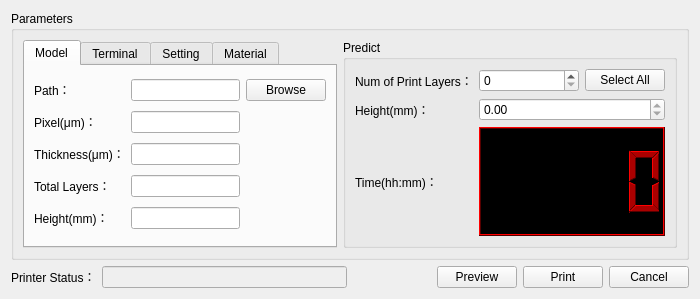
<?xml version="1.0" encoding="UTF-8"?>
<ui version="4.0">
 <class>PrintWindow</class>
 <widget class="QWidget" name="PrintWindow">
  <property name="geometry">
   <rect>
    <x>0</x>
    <y>0</y>
    <width>700</width>
    <height>299</height>
   </rect>
  </property>
  <property name="maximumSize">
   <size>
    <width>700</width>
    <height>299</height>
   </size>
  </property>
  <property name="windowTitle">
   <string>Print</string>
  </property>
  <layout class="QGridLayout" name="gridLayout_5">
   <item row="0" column="0" colspan="2">
    <widget class="QGroupBox" name="groupBox">
     <property name="toolTip">
      <string>参数</string>
     </property>
     <property name="title">
      <string>Parameters</string>
     </property>
     <layout class="QHBoxLayout" name="horizontalLayout_4">
      <item>
       <widget class="QTabWidget" name="tabWidgetPrinter">
        <property name="toolTip">
         <string/>
        </property>
        <property name="currentIndex">
         <number>0</number>
        </property>
        <widget class="QWidget" name="tab_2">
         <property name="toolTip">
          <string>模型</string>
         </property>
         <attribute name="title">
          <string>Model</string>
         </attribute>
         <layout class="QGridLayout" name="gridLayout">
          <item row="0" column="0">
           <widget class="QLabel" name="label_12">
            <property name="toolTip">
             <string>路径</string>
            </property>
            <property name="text">
             <string>Path：</string>
            </property>
           </widget>
          </item>
          <item row="0" column="1">
           <widget class="QLineEdit" name="lineEditName">
            <property name="enabled">
             <bool>true</bool>
            </property>
            <property name="readOnly">
             <bool>true</bool>
            </property>
           </widget>
          </item>
          <item row="0" column="2">
           <widget class="QPushButton" name="pushButtonBrowse">
            <property name="toolTip">
             <string>浏览</string>
            </property>
            <property name="text">
             <string>Browse</string>
            </property>
           </widget>
          </item>
          <item row="1" column="0">
           <widget class="QLabel" name="label_2">
            <property name="toolTip">
             <string>像素精度</string>
            </property>
            <property name="text">
             <string>Pixel(μm)：</string>
            </property>
           </widget>
          </item>
          <item row="1" column="1">
           <widget class="QLineEdit" name="lineEditXYPixelSizeMicrons">
            <property name="enabled">
             <bool>true</bool>
            </property>
            <property name="readOnly">
             <bool>true</bool>
            </property>
           </widget>
          </item>
          <item row="2" column="0">
           <widget class="QLabel" name="label_3">
            <property name="toolTip">
             <string>切片厚度</string>
            </property>
            <property name="text">
             <string>Thickness(μm)：</string>
            </property>
           </widget>
          </item>
          <item row="2" column="1">
           <widget class="QLineEdit" name="lineEditZSizeMicrons">
            <property name="enabled">
             <bool>true</bool>
            </property>
            <property name="toolTip">
             <string>切片厚度</string>
            </property>
            <property name="readOnly">
             <bool>true</bool>
            </property>
           </widget>
          </item>
          <item row="3" column="0">
           <widget class="QLabel" name="label_10">
            <property name="toolTip">
             <string>层数</string>
            </property>
            <property name="text">
             <string>Total Layers：</string>
            </property>
           </widget>
          </item>
          <item row="3" column="1">
           <widget class="QLineEdit" name="lineEditNumOfLayers">
            <property name="enabled">
             <bool>true</bool>
            </property>
            <property name="readOnly">
             <bool>true</bool>
            </property>
           </widget>
          </item>
          <item row="4" column="0">
           <widget class="QLabel" name="label_11">
            <property name="toolTip">
             <string>高度</string>
            </property>
            <property name="text">
             <string>Height(mm)：</string>
            </property>
           </widget>
          </item>
          <item row="4" column="1">
           <widget class="QLineEdit" name="lineEditZHeight">
            <property name="enabled">
             <bool>true</bool>
            </property>
            <property name="readOnly">
             <bool>true</bool>
            </property>
           </widget>
          </item>
         </layout>
        </widget>
        <widget class="QWidget" name="tab">
         <property name="toolTip">
          <string>终端操作</string>
         </property>
         <attribute name="title">
          <string>Terminal</string>
         </attribute>
         <layout class="QGridLayout" name="gridLayout_3">
          <item row="0" column="0">
           <widget class="QLabel" name="label_30">
            <property name="toolTip">
             <string>电机位置</string>
            </property>
            <property name="text">
             <string>Position：</string>
            </property>
           </widget>
          </item>
          <item row="0" column="1">
           <widget class="QLineEdit" name="lineEditTgtPos">
            <property name="enabled">
             <bool>true</bool>
            </property>
            <property name="maximumSize">
             <size>
              <width>71</width>
              <height>16777215</height>
             </size>
            </property>
            <property name="toolTip">
             <string>目标位置</string>
            </property>
           </widget>
          </item>
          <item row="0" column="2">
           <widget class="QPushButton" name="pushButtonStop">
            <property name="toolTip">
             <string>电机停止</string>
            </property>
            <property name="text">
             <string>Stop</string>
            </property>
           </widget>
          </item>
          <item row="1" column="1">
           <widget class="QPushButton" name="pushButtonCmdReset">
            <property name="toolTip">
             <string>传感器的位置</string>
            </property>
            <property name="text">
             <string>Find Sensor</string>
            </property>
           </widget>
          </item>
          <item row="1" column="2">
           <widget class="QPushButton" name="pushButtonFindHomePos">
            <property name="toolTip">
             <string>零点位置</string>
            </property>
            <property name="text">
             <string>Find Home</string>
            </property>
           </widget>
          </item>
          <item row="2" column="0">
           <widget class="QLabel" name="label">
            <property name="toolTip">
             <string>投影仪</string>
            </property>
            <property name="text">
             <string>Projector：</string>
            </property>
           </widget>
          </item>
          <item row="2" column="1">
           <widget class="QPushButton" name="pushButtonProjPowerON">
            <property name="toolTip">
             <string>开</string>
            </property>
            <property name="text">
             <string>ON</string>
            </property>
           </widget>
          </item>
          <item row="2" column="2">
           <widget class="QPushButton" name="pushButtonProjPowerOFF">
            <property name="toolTip">
             <string>关</string>
            </property>
            <property name="text">
             <string>OFF</string>
            </property>
           </widget>
          </item>
          <item row="3" column="0">
           <widget class="QLabel" name="label_6">
            <property name="toolTip">
             <string>遮光板</string>
            </property>
            <property name="text">
             <string>Board：</string>
            </property>
           </widget>
          </item>
          <item row="3" column="1">
           <widget class="QPushButton" name="pushButtonBoardON">
            <property name="toolTip">
             <string>开</string>
            </property>
            <property name="text">
             <string>ON</string>
            </property>
           </widget>
          </item>
          <item row="3" column="2">
           <widget class="QPushButton" name="pushButtonBoardOFF">
            <property name="toolTip">
             <string>关</string>
            </property>
            <property name="text">
             <string>OFF</string>
            </property>
           </widget>
          </item>
          <item row="4" column="0">
           <widget class="QCheckBox" name="checkBox">
            <property name="toolTip">
             <string>重设零点</string>
            </property>
            <property name="text">
             <string>Reaset Home</string>
            </property>
           </widget>
          </item>
          <item row="4" column="1">
           <widget class="QLineEdit" name="lineEditHomePos">
            <property name="enabled">
             <bool>false</bool>
            </property>
            <property name="maximumSize">
             <size>
              <width>71</width>
              <height>16777215</height>
             </size>
            </property>
            <property name="toolTip">
             <string>感应器以下的位置为零点</string>
            </property>
           </widget>
          </item>
          <item row="4" column="2">
           <widget class="QPushButton" name="pushButtonResetHomePos">
            <property name="enabled">
             <bool>false</bool>
            </property>
            <property name="toolTip">
             <string>设置零点</string>
            </property>
            <property name="text">
             <string>Reset</string>
            </property>
           </widget>
          </item>
         </layout>
        </widget>
        <widget class="QWidget" name="tab_3">
         <property name="toolTip">
          <string>打印设置</string>
         </property>
         <attribute name="title">
          <string>Setting</string>
         </attribute>
         <layout class="QGridLayout" name="gridLayout_2">
          <item row="0" column="0">
           <layout class="QHBoxLayout" name="horizontalLayout_8">
            <item>
             <widget class="QLabel" name="label_14">
              <property name="toolTip">
               <string>电机上升速度</string>
              </property>
              <property name="text">
               <string>Raise Speed(r/min)</string>
              </property>
             </widget>
            </item>
            <item>
             <widget class="QSpinBox" name="spinBoxRaiseSpd1">
              <property name="maximum">
               <number>130</number>
              </property>
              <property name="value">
               <number>130</number>
              </property>
             </widget>
            </item>
           </layout>
          </item>
          <item row="1" column="0">
           <layout class="QHBoxLayout" name="horizontalLayout_7">
            <item>
             <widget class="QLabel" name="label_16">
              <property name="toolTip">
               <string>电机下降速度</string>
              </property>
              <property name="text">
               <string>Lower Speed(r/min)</string>
              </property>
             </widget>
            </item>
            <item>
             <widget class="QSpinBox" name="spinBoxLowerSpd1">
              <property name="maximum">
               <number>130</number>
              </property>
              <property name="value">
               <number>130</number>
              </property>
             </widget>
            </item>
           </layout>
          </item>
          <item row="2" column="0">
           <layout class="QHBoxLayout" name="horizontalLayout_6">
            <item>
             <widget class="QLabel" name="label_15">
              <property name="toolTip">
               <string>额外高度</string>
              </property>
              <property name="text">
               <string>Extra height(mm)</string>
              </property>
             </widget>
            </item>
            <item>
             <widget class="QDoubleSpinBox" name="doubleSpinBoxOverlift1">
              <property name="maximum">
               <double>9.000000000000000</double>
              </property>
              <property name="value">
               <double>4.000000000000000</double>
              </property>
             </widget>
            </item>
           </layout>
          </item>
          <item row="3" column="0">
           <layout class="QHBoxLayout" name="horizontalLayout_5">
            <item>
             <widget class="QLabel" name="label_21">
              <property name="toolTip">
               <string>停留时间</string>
              </property>
              <property name="text">
               <string>Residence(sec)</string>
              </property>
             </widget>
            </item>
            <item>
             <widget class="QDoubleSpinBox" name="doubleSpinBoxBreathe1">
              <property name="maximum">
               <double>60.000000000000000</double>
              </property>
              <property name="value">
               <double>1.500000000000000</double>
              </property>
             </widget>
            </item>
           </layout>
          </item>
          <item row="4" column="0">
           <layout class="QHBoxLayout" name="horizontalLayout_9">
            <item>
             <widget class="QPushButton" name="pushButtonRestoreDefaults">
              <property name="toolTip">
               <string>默认值</string>
              </property>
              <property name="text">
               <string>Default</string>
              </property>
             </widget>
            </item>
           </layout>
          </item>
         </layout>
        </widget>
        <widget class="QWidget" name="tab_4">
         <property name="toolTip">
          <string>材料设置</string>
         </property>
         <attribute name="title">
          <string>Material</string>
         </attribute>
         <layout class="QGridLayout" name="gridLayout_6">
          <item row="1" column="0">
           <widget class="QLabel" name="label_13">
            <property name="toolTip">
             <string>固定层曝光时间</string>
            </property>
            <property name="text">
             <string>Attach Exposure(sec):</string>
            </property>
           </widget>
          </item>
          <item row="2" column="0">
           <widget class="QLabel" name="label_18">
            <property name="toolTip">
             <string>固定层数</string>
            </property>
            <property name="text">
             <string>Num of Attach Layers：</string>
            </property>
           </widget>
          </item>
          <item row="3" column="0">
           <widget class="QLabel" name="label_19">
            <property name="toolTip">
             <string>固话曝光时间</string>
            </property>
            <property name="text">
             <string>Exposure(sec):</string>
            </property>
           </widget>
          </item>
          <item row="1" column="1">
           <widget class="QDoubleSpinBox" name="doubleSpinBoxTattachMS">
            <property name="maximum">
             <double>20.000000000000000</double>
            </property>
            <property name="value">
             <double>10.000000000000000</double>
            </property>
           </widget>
          </item>
          <item row="2" column="1">
           <widget class="QSpinBox" name="spinBoxNumAttach">
            <property name="maximum">
             <number>10</number>
            </property>
            <property name="value">
             <number>2</number>
            </property>
           </widget>
          </item>
          <item row="3" column="1">
           <widget class="QDoubleSpinBox" name="doubleSpinBoxTbaseMS">
            <property name="maximum">
             <double>20.000000000000000</double>
            </property>
            <property name="value">
             <double>3.000000000000000</double>
            </property>
           </widget>
          </item>
          <item row="4" column="1">
           <widget class="QDoubleSpinBox" name="doubleSpinBoxToverMS">
            <property name="maximum">
             <double>5.000000000000000</double>
            </property>
            <property name="value">
             <double>1.000000000000000</double>
            </property>
           </widget>
          </item>
          <item row="0" column="1">
           <widget class="QComboBox" name="comboBoxMaterial">
            <property name="currentIndex">
             <number>0</number>
            </property>
            <item>
             <property name="text">
              <string>200</string>
             </property>
            </item>
            <item>
             <property name="text">
              <string>160</string>
             </property>
            </item>
            <item>
             <property name="text">
              <string>150</string>
             </property>
            </item>
            <item>
             <property name="text">
              <string>130</string>
             </property>
            </item>
            <item>
             <property name="text">
              <string>100</string>
             </property>
            </item>
            <item>
             <property name="text">
              <string>80</string>
             </property>
            </item>
            <item>
             <property name="text">
              <string>50</string>
             </property>
            </item>
            <item>
             <property name="text">
              <string>30</string>
             </property>
            </item>
            <item>
             <property name="text">
              <string>20</string>
             </property>
            </item>
            <item>
             <property name="text">
              <string>10</string>
             </property>
            </item>
           </widget>
          </item>
          <item row="0" column="0">
           <widget class="QLabel" name="label_4">
            <property name="toolTip">
             <string>切片厚度</string>
            </property>
            <property name="text">
             <string>Thickness(μm)：</string>
            </property>
           </widget>
          </item>
          <item row="4" column="0">
           <widget class="QLabel" name="label_17">
            <property name="toolTip">
             <string>周边曝光时间（边缘处理）</string>
            </property>
            <property name="text">
             <string>Perimeter Exposure(s):</string>
            </property>
           </widget>
          </item>
         </layout>
        </widget>
       </widget>
      </item>
      <item>
       <widget class="QGroupBox" name="groupBox_2">
        <property name="maximumSize">
         <size>
          <width>350</width>
          <height>16777215</height>
         </size>
        </property>
        <property name="toolTip">
         <string>预估</string>
        </property>
        <property name="title">
         <string>Predict</string>
        </property>
        <layout class="QGridLayout" name="gridLayout_4">
         <item row="0" column="0">
          <widget class="QLabel" name="label_9">
           <property name="toolTip">
            <string>打印层数</string>
           </property>
           <property name="text">
            <string>Num of Print Layers：</string>
           </property>
          </widget>
         </item>
         <item row="0" column="1">
          <layout class="QHBoxLayout" name="horizontalLayout_2">
           <item>
            <widget class="QSpinBox" name="spinBoxLayersToPrint">
             <property name="minimumSize">
              <size>
               <width>100</width>
               <height>0</height>
              </size>
             </property>
             <property name="maximumSize">
              <size>
               <width>81</width>
               <height>16777215</height>
              </size>
             </property>
             <property name="maximum">
              <number>9999</number>
             </property>
             <property name="singleStep">
              <number>5</number>
             </property>
            </widget>
           </item>
           <item>
            <widget class="QPushButton" name="pushButtonSelectAll">
             <property name="toolTip">
              <string>全选</string>
             </property>
             <property name="text">
              <string>Select All</string>
             </property>
            </widget>
           </item>
          </layout>
         </item>
         <item row="1" column="0">
          <widget class="QLabel" name="label_8">
           <property name="toolTip">
            <string>高度</string>
           </property>
           <property name="text">
            <string>Height(mm)：</string>
           </property>
          </widget>
         </item>
         <item row="1" column="1">
          <widget class="QDoubleSpinBox" name="doubleSpinBoxZHeightToPrint">
           <property name="readOnly">
            <bool>true</bool>
           </property>
          </widget>
         </item>
         <item row="2" column="0">
          <widget class="QLabel" name="label_7">
           <property name="toolTip">
            <string>时间</string>
           </property>
           <property name="text">
            <string>Time(hh:mm)：</string>
           </property>
          </widget>
         </item>
         <item row="2" column="1">
          <widget class="QLCDNumber" name="lcdNumberTimeRequired">
           <property name="sizePolicy">
            <sizepolicy hsizetype="MinimumExpanding" vsizetype="Minimum">
             <horstretch>0</horstretch>
             <verstretch>0</verstretch>
            </sizepolicy>
           </property>
           <property name="minimumSize">
            <size>
             <width>0</width>
             <height>60</height>
            </size>
           </property>
           <property name="palette">
            <palette>
             <active>
              <colorrole role="WindowText">
               <brush brushstyle="SolidPattern">
                <color alpha="255">
                 <red>170</red>
                 <green>0</green>
                 <blue>0</blue>
                </color>
               </brush>
              </colorrole>
              <colorrole role="Light">
               <brush brushstyle="SolidPattern">
                <color alpha="255">
                 <red>255</red>
                 <green>0</green>
                 <blue>0</blue>
                </color>
               </brush>
              </colorrole>
              <colorrole role="Dark">
               <brush brushstyle="SolidPattern">
                <color alpha="255">
                 <red>85</red>
                 <green>0</green>
                 <blue>0</blue>
                </color>
               </brush>
              </colorrole>
              <colorrole role="Text">
               <brush brushstyle="SolidPattern">
                <color alpha="255">
                 <red>0</red>
                 <green>0</green>
                 <blue>0</blue>
                </color>
               </brush>
              </colorrole>
              <colorrole role="ButtonText">
               <brush brushstyle="SolidPattern">
                <color alpha="255">
                 <red>0</red>
                 <green>0</green>
                 <blue>0</blue>
                </color>
               </brush>
              </colorrole>
              <colorrole role="Base">
               <brush brushstyle="SolidPattern">
                <color alpha="255">
                 <red>255</red>
                 <green>255</green>
                 <blue>255</blue>
                </color>
               </brush>
              </colorrole>
              <colorrole role="Window">
               <brush brushstyle="SolidPattern">
                <color alpha="255">
                 <red>0</red>
                 <green>0</green>
                 <blue>0</blue>
                </color>
               </brush>
              </colorrole>
             </active>
             <inactive>
              <colorrole role="WindowText">
               <brush brushstyle="SolidPattern">
                <color alpha="255">
                 <red>170</red>
                 <green>0</green>
                 <blue>0</blue>
                </color>
               </brush>
              </colorrole>
              <colorrole role="Light">
               <brush brushstyle="SolidPattern">
                <color alpha="255">
                 <red>255</red>
                 <green>0</green>
                 <blue>0</blue>
                </color>
               </brush>
              </colorrole>
              <colorrole role="Dark">
               <brush brushstyle="SolidPattern">
                <color alpha="255">
                 <red>85</red>
                 <green>0</green>
                 <blue>0</blue>
                </color>
               </brush>
              </colorrole>
              <colorrole role="Text">
               <brush brushstyle="SolidPattern">
                <color alpha="255">
                 <red>0</red>
                 <green>0</green>
                 <blue>0</blue>
                </color>
               </brush>
              </colorrole>
              <colorrole role="ButtonText">
               <brush brushstyle="SolidPattern">
                <color alpha="255">
                 <red>0</red>
                 <green>0</green>
                 <blue>0</blue>
                </color>
               </brush>
              </colorrole>
              <colorrole role="Base">
               <brush brushstyle="SolidPattern">
                <color alpha="255">
                 <red>255</red>
                 <green>255</green>
                 <blue>255</blue>
                </color>
               </brush>
              </colorrole>
              <colorrole role="Window">
               <brush brushstyle="SolidPattern">
                <color alpha="255">
                 <red>0</red>
                 <green>0</green>
                 <blue>0</blue>
                </color>
               </brush>
              </colorrole>
             </inactive>
             <disabled>
              <colorrole role="WindowText">
               <brush brushstyle="SolidPattern">
                <color alpha="255">
                 <red>85</red>
                 <green>0</green>
                 <blue>0</blue>
                </color>
               </brush>
              </colorrole>
              <colorrole role="Light">
               <brush brushstyle="SolidPattern">
                <color alpha="255">
                 <red>255</red>
                 <green>0</green>
                 <blue>0</blue>
                </color>
               </brush>
              </colorrole>
              <colorrole role="Dark">
               <brush brushstyle="SolidPattern">
                <color alpha="255">
                 <red>85</red>
                 <green>0</green>
                 <blue>0</blue>
                </color>
               </brush>
              </colorrole>
              <colorrole role="Text">
               <brush brushstyle="SolidPattern">
                <color alpha="255">
                 <red>85</red>
                 <green>0</green>
                 <blue>0</blue>
                </color>
               </brush>
              </colorrole>
              <colorrole role="ButtonText">
               <brush brushstyle="SolidPattern">
                <color alpha="255">
                 <red>85</red>
                 <green>0</green>
                 <blue>0</blue>
                </color>
               </brush>
              </colorrole>
              <colorrole role="Base">
               <brush brushstyle="SolidPattern">
                <color alpha="255">
                 <red>0</red>
                 <green>0</green>
                 <blue>0</blue>
                </color>
               </brush>
              </colorrole>
              <colorrole role="Window">
               <brush brushstyle="SolidPattern">
                <color alpha="255">
                 <red>0</red>
                 <green>0</green>
                 <blue>0</blue>
                </color>
               </brush>
              </colorrole>
             </disabled>
            </palette>
           </property>
           <property name="autoFillBackground">
            <bool>true</bool>
           </property>
          </widget>
         </item>
        </layout>
       </widget>
      </item>
     </layout>
     <zorder>groupBox_2</zorder>
     <zorder>tabWidgetPrinter</zorder>
    </widget>
   </item>
   <item row="1" column="0">
    <layout class="QHBoxLayout" name="horizontalLayout">
     <item>
      <widget class="QLabel" name="label_5">
       <property name="toolTip">
        <string>打印机状态</string>
       </property>
       <property name="text">
        <string>Printer Status：</string>
       </property>
      </widget>
     </item>
     <item>
      <widget class="QLineEdit" name="commStatus">
       <property name="enabled">
        <bool>false</bool>
       </property>
      </widget>
     </item>
    </layout>
   </item>
   <item row="1" column="1">
    <layout class="QHBoxLayout" name="horizontalLayout_3">
     <item>
      <spacer name="horizontalSpacer">
       <property name="orientation">
        <enum>Qt::Horizontal</enum>
       </property>
       <property name="sizeHint" stdset="0">
        <size>
         <width>40</width>
         <height>20</height>
        </size>
       </property>
      </spacer>
     </item>
     <item>
      <widget class="QPushButton" name="pushButtonShowSlice">
       <property name="toolTip">
        <string>预览</string>
       </property>
       <property name="text">
        <string>Preview</string>
       </property>
      </widget>
     </item>
     <item>
      <widget class="QPushButton" name="pushButtonPrint">
       <property name="toolTip">
        <string>打印</string>
       </property>
       <property name="text">
        <string>Print</string>
       </property>
      </widget>
     </item>
     <item>
      <widget class="QPushButton" name="pushButtonCancel">
       <property name="toolTip">
        <string>取消</string>
       </property>
       <property name="text">
        <string>Cancel</string>
       </property>
      </widget>
     </item>
    </layout>
   </item>
  </layout>
 </widget>
 <resources/>
 <connections/>
</ui>
